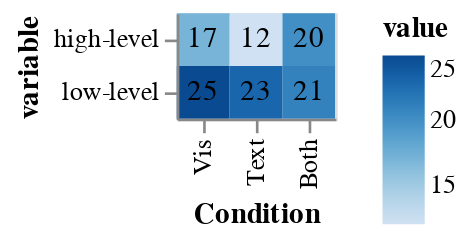

The notebook cell this image was saved under:
### Code cell
base = alt.Chart(pure_counts).encode(x=alt.X('Condition:N', scale=alt.Scale(domain=['Vis', 'Text', 'Both'])),y='variable:N')
colors = base.mark_rect().encode(color=alt.Color('value:Q', scale=alt.Scale(scheme="blues")))
text = base.mark_text(baseline='middle').encode(text='value:Q')
colors + text

### Figure 1 — Vega-Lite specification as saved in the notebook (floating-point values rounded to 4 significant figures)
{"config": {"view": {"continuousWidth": 300, "continuousHeight": 300}}, "layer": [{"mark": {"type": "rect"}, "encoding": {"color": {"field": "value", "scale": {"scheme": "blues"}, "type": "quantitative"}, "x": {"field": "Condition", "scale": {"domain": ["Vis", "Text", "Both"]}, "type": "nominal"}, "y": {"field": "variable", "type": "nominal"}}}, {"mark": {"type": "text", "baseline": "middle"}, "encoding": {"text": {"field": "value", "type": "quantitative"}, "x": {"field": "Condition", "scale": {"domain": ["Vis", "Text", "Both"]}, "type": "nominal"}, "y": {"field": "variable", "type": "nominal"}}}], "data": {"name": "data-111efe9fd828a74a4b88b01fd21db399"}, "$schema": "https://vega.github.io/schema/vega-lite/v5.20.1.json", "datasets": {"data-111efe9fd828a74a4b88b01fd21db399": [{"Condition": "Both", "variable": "high-level", "value": 20}, {"Condition": "Text", "variable": "high-level", "value": 12}, {"Condition": "Vis", "variable": "high-level", "value": 17}, {"Condition": "Both", "variable": "low-level", "value": 21}, {"Condition": "Text", "variable": "low-level", "value": 23}, {"Condition": "Vis", "variable": "low-level", "value": 25}]}}
